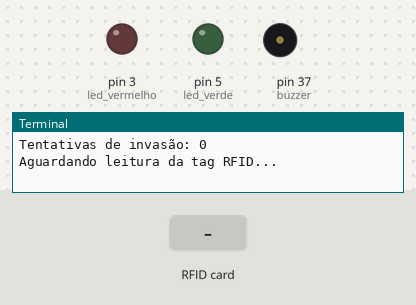
This program was run on a simulated Raspberry Pi (header pin numbers). On the bench: output pins drawn as LEDs (lit = HIGH), buzzer (waves = sounding, pin HIGH), the last lines printed to the terminal. Dashed ring = blinking. The inputs (shaded band) are chosen by the test bench. The RFID card's data blocks start empty.

Above: at 1.2 s.
1.3 s: RFID card B1 46 01 0F held to the reader
At 2.0 s:
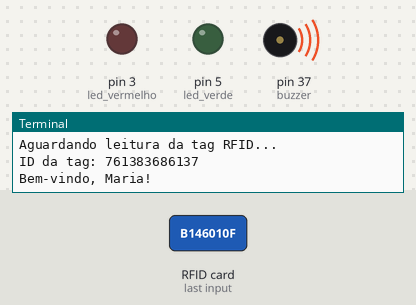
At 2.7 s:
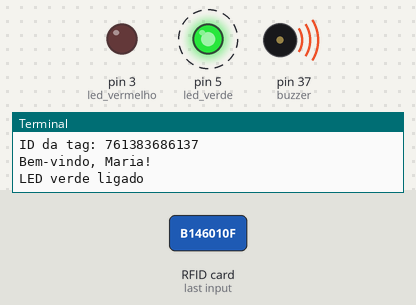
Timing chart, 0 to 11.8 s (numbered marks = the images above; inputs shaded):
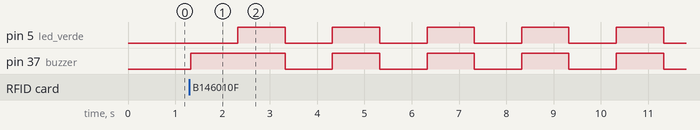

The program:

main.py
```python
import RPi.GPIO as GPIO
from mfrc522 import SimpleMFRC522
import time
import csv
from datetime import datetime

rfid_reader = SimpleMFRC522()
usuarios = {761383686137: "Maria", 701577035323: "Pedro"}
usuarios_autorizados = {761383686137: "Maria", 701577035323: "Pedro"}
acesso_diario = {}
tempo_entrada = {}

led_verde = 5
led_vermelho = 3
buzzer = 37
dentro = False
tentativas_invasao = 0

GPIO.setmode(GPIO.BOARD)
GPIO.setup(led_verde, GPIO.OUT)
GPIO.setup(led_vermelho, GPIO.OUT)
GPIO.setup(buzzer, GPIO.OUT)

def verificar_tag_rfid(tag):
    global dentro, tentativas_invasao
    if tag in usuarios_autorizados:
        if tag not in acesso_diario:
            print(f"Bem-vindo, {usuarios_autorizados[tag]}!")
            acesso_diario[tag] = usuarios_autorizados
            dentro = True
            controlar_leds("verde", invasao=False)
            registrar_acesso(tag, {usuarios[tag]}, "Autorizado", "Entrada", None)
            tempo_entrada[tag] = datetime.now()
            print(tempo_entrada)
        elif dentro:
            print(f"Até logo, {usuarios_autorizados[tag]}!")
            duracao_entrada = datetime.now() - tempo_entrada[tag]
            dentro = False
            print(duracao_entrada)
            registrar_acesso(tag, {usuarios[tag]}, "Autorizado", "Saída", duracao_entrada)
        else:
            print(f"Bem-vindo de volta, {usuarios_autorizados[tag]}!")
            controlar_leds("verde", invasao=False)
            registrar_acesso(tag, {usuarios[tag]}, "Autorizado", "Entrada", None)
    elif tag in usuarios:
        print(f"Acesso negado, {usuarios[tag]}.")
        controlar_leds("vermelho", invasao=False)
        registrar_acesso(tag, {usuarios[tag]}, "Não autorizado", None, None)
    else:
        print("Tag desconhecida!")
        tentativas_invasao += 1
        controlar_leds("vermelho", invasao=True)
        registrar_acesso(tag, f"Tentativas de invasão: {tentativas_invasao}", None, None, None)

def controlar_leds(cor_led, invasao):
    if cor_led == "verde":
        GPIO.output(buzzer, GPIO.HIGH)
        time.sleep(1)
        GPIO.output(buzzer, GPIO.LOW)
        for _ in range(5):
            GPIO.output(led_verde, GPIO.HIGH)
            GPIO.output(buzzer, GPIO.HIGH)
            print("LED verde ligado")
            time.sleep(1)
            GPIO.output(led_verde, GPIO.LOW)
            GPIO.output(buzzer, GPIO.LOW)
            print("LED verde desligado")
            time.sleep(1)
    elif cor_led == "vermelho" and not invasao:
        for _ in range(5):
            GPIO.output(led_vermelho, GPIO.HIGH)
            GPIO.output(buzzer, GPIO.HIGH)
            print("LED vermelho ligado")
            time.sleep(1)
            GPIO.output(led_vermelho, GPIO.LOW)
            GPIO.output(buzzer, GPIO.LOW)
            print("LED vermelho desligado")
            time.sleep(1)
    elif cor_led == "vermelho" and invasao:
        for _ in range(2):
            GPIO.output(led_vermelho, GPIO.HIGH)
            GPIO.output(buzzer, GPIO.HIGH)
            time.sleep(1)
            GPIO.output(led_vermelho, GPIO.LOW)
            time.sleep(1)
    GPIO.output(buzzer, GPIO.LOW)

def registrar_acesso(id_log, usuario, status_autorizacao, tipo_acao, duracao):
    with open('logs_acesso.csv', mode='a', newline='') as arquivo_csv:
        escritor_csv = csv.writer(arquivo_csv)
        timestamp = datetime.now().strftime('%Y-%m-%d %H:%M:%S')
        escritor_csv.writerow([timestamp, id_log, usuario, status_autorizacao, tipo_acao, duracao])

try:
    while True:
        GPIO.output(led_verde, GPIO.LOW)
        GPIO.output(led_vermelho, GPIO.LOW)
        print(f"Tentativas de invasão: {tentativas_invasao}")
        print("Aguardando leitura da tag RFID...")

        tag_id, tag_text = rfid_reader.read()
        print(f"ID da tag: {tag_id}")
        verificar_tag_rfid(tag_id)
except KeyboardInterrupt:
    print("Programa interrompido pelo usuário.")

finally:
    GPIO.cleanup()
    print("Programa finalizado.")
```

Measured:
- after the input at 1.3 s, pin 5 (led_verde): alternates HIGH for 1.0 s and LOW for 1.0 s, starting after 1.0 s; pin 37 (buzzer): LOW → HIGH at once, then repeats every 2.0 s: LOW 1.0 s, HIGH 1.0 s
